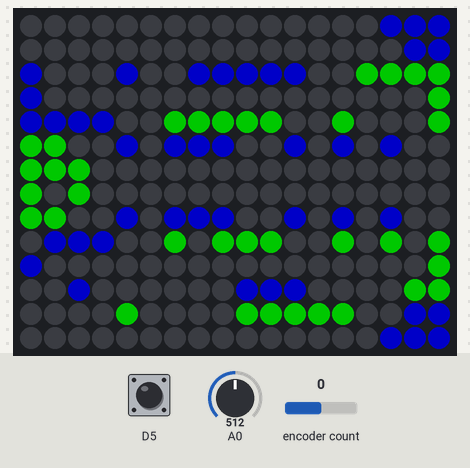
The sketch below on a simulated ESP8266 (NodeMCU). Parts: 18×14 RGB LED matrix (first LED top left, wired row by row). The test bench sets the inputs (shaded band); at power-on: encoder count 0, D5 HIGH, A0 = 512. Dim RGB values are drawn brighter than linear; WiFi joins after 1.5 s; servers stay silent unless stated; network time is answered at once with the bench clock; the local clock reads 2024-03-15 10:24:30 at power-on unless the sketch sets it.

Above: at 2.7 s.
2.8 s: encoder count set to 1
At 4.0 s:
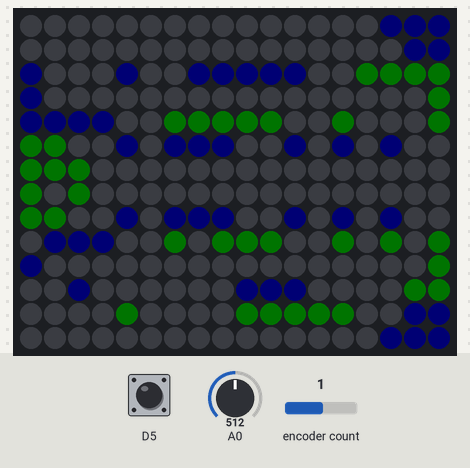
4.3 s: encoder count set to 2
5.9 s: encoder count set to 3
At 30.9 s:
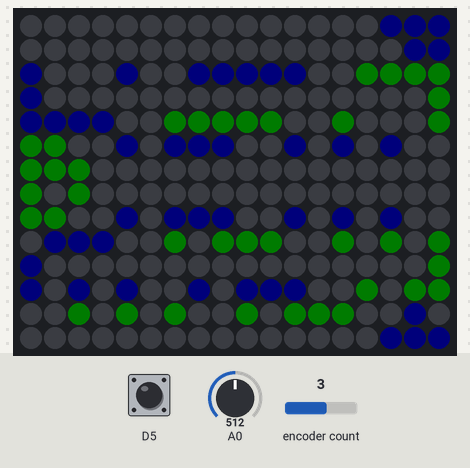
Timing chart, 0 to 31.5 s (numbered marks = the images above; inputs shaded):
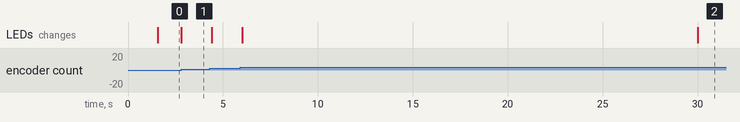

Measured:
- after the input at 2.8 s, the LEDs: change at once (image 1)

The sketch:

wifi_clock.ino
```cpp
/*
 * Скетч к проекту "WI-FI часы"
 * Исходники на Github https://github.com/DanilChugaev/wifi_clock
 * Автор проекта Данил Чугаев
 */

// ============= НАСТРОЙКИ =============
// -------- ВРЕМЯ -------
#define GMT 7                                 // текущий часовой пояс (Красноярск 7)
#define TIME_SHIFT -4                         // смещение времени, относительно текущего (Красноярск 7 - 4 = Москва)
#define NTP_ADDRESS  "europe.pool.ntp.org"    // сервер времени
#define NTP_INTERVAL 60 * 60 * 1000           // обновление времени с сервера (1 час)
#define DISPLAY_INTERVAL 200                 // обновление времени на дисплее (0.2 секунды)

// -------- Менеджер WiFi ---------
#define AC_SSID "TP-Link_BCEB"
#define AC_PASS "21285967"
#define AP_PORT 8899

// -------- МАТРИЦА ---------
#define BRIGHTNESS 5         // стандартная маскимальная яркость (0-255)
#define CURRENT_LIMIT 2000    // лимит по току в миллиамперах, автоматически управляет яркостью

#define COLOR_ORDER GRB       // порядок цветов на ленте

#define WIDTH 18              // ширина матрицы
#define HEIGHT 14             // высота матрицы

#define NUM_LEDS WIDTH * HEIGHT
#define LED_PIN D4            // пин ленты
// ---------------- БИБЛИОТЕКИ -----------------
#include "microDS3231.h"  // https://alexgyver.ru/microlibs/ + https://github.com/AlexGyver/GyverLibs/tree/master/microDS3231
#include <WiFiManager.h>  // https://github.com/tzapu/WiFiManager/tree/0.16.0
#include <WiFiUdp.h>
#include <NTPClient.h>
#include <FastLED.h>      // https://github.com/FastLED/FastLED
#include <EncButton2.h>   // https://github.com/GyverLibs/EncButton

#include "timer.h"
#include "clock.h"

// ------------------- ТИПЫ --------------------
CRGB leds[NUM_LEDS];
WiFiManager wifiManager;
WiFiUDP Udp;
WiFiUDP ntpUDP;
NTPClient timeClient(ntpUDP, NTP_ADDRESS, GMT * 3600, NTP_INTERVAL);

timer refreshTimeTimer(NTP_INTERVAL);
timer refreshLEDTimer(DISPLAY_INTERVAL);

MegaClock nskClock(leds, 1, 8, 0, CRGB(0, 255, 0));
MegaClock mskClock(leds, 1, 1, TIME_SHIFT, CRGB(0, 0, 255));

EncButton2<EB_ENCBTN> enc(INPUT, D7, D6, D5); // https://github.com/GyverLibs/EncButton/blob/main/examples/EncButton2/EncButton2.ino

// ----------------- ПЕРЕМЕННЫЕ ----------------
String clock_ip = "";
unsigned int localPort = AP_PORT;
unsigned int brightness = 2;  // яркость светодиодов
unsigned int smoothing = 50; // делим на это число, чтобы сгладить колебания итоговой яркости с датчика
unsigned int increase = 10;   // на это число умножаем сглаженное значение яркости, чтобы выровнять до нормальных значений яркости светодиодов
byte hrs, mins, secs;
byte days;

// для обновления времени в rtc
DateTime rtcNow;

unsigned int encoderValue = 0;

void setup() {
  Serial.begin(115200);

  initialLED();
  connectToWiFi();

//  Serial.printf("UDP server on port %d\n", localPort);
  Udp.begin(localPort);

  timeClient.begin();
  updateDateTime();
}

void loop() {
  enc.tick();

  if (enc.left()) {
    if (encoderValue >= 1 && encoderValue <= 20) {
      encoderValue = encoderValue - 1;
    }

    if (encoderValue >= 25) {
      encoderValue = encoderValue - 5;
    }
  }

  if (enc.right()) {
    if (encoderValue >= 0 && encoderValue <= 20) {
      encoderValue = encoderValue + 1;
    }

    if (encoderValue > 20) {
      encoderValue = encoderValue + 5;
    }
  }

  /**
   * Обновляем время с сервера у модуля часов,
   * когда пройдет NTP_INTERVAL, с момента последнего обновления
   */
  if (refreshTimeTimer.isReady()) {
    updateDateTime();
  }

  /**
   * Обновляем дисплей,
   * когда пройдет DISPLAY_INTERVAL, с момента последнего обновления
   */
  if (refreshLEDTimer.isReady()) {
    FastLED.clear();

    nskClock.update();
    mskClock.update();
    updateBrightness();

    FastLED.show();
  }
}
```

clock.h
```cpp
#include "digit.h"
MicroDS3231 rtc;

/** Класс вывода часов на дисплее */
class MegaClock
{
  public:
    MegaClock(CRGB *leds, uint8_t x, uint8_t y, int8_t time_shift, CRGB color);
    void update();

  private:
    uint8_t _width;
    uint8_t _height;
    uint8_t _minutePosition;
    uint8_t _nextNumberPosition;
    String _str;  // выделяем место под число в строке
    uint8_t _x = 0;
    uint8_t _y = 0;
    int8_t _time_shift;
    CRGB _color;
    DateTime _nowDateTime;
    void _createNumber(int8_t number, uint8_t x, uint8_t y);
    void _getTimeFromRTC(int8_t time_shift);
    MegaDigit *_digit;
};

/**
 * Конструктор clock
 *
 * @param {uint8_t} x - положение пикселя по оси x
 * @param {uint8_t} y - положение пикселя по оси y
 * @param {int8_t} time_shift - смещение часового пояса
 * @param {CRGB} color - цвет пикселя
 */
MegaClock::MegaClock(CRGB *leds, uint8_t x, uint8_t y, int8_t time_shift, CRGB color) {
  _x = x;
  _y = y;
  _time_shift = time_shift;
  _color = color;
  _width = 3;       // ширина цифры
  _height = 5;      // высота цифры
  _minutePosition = (_width * 2) + 3;   // позиция минут относительно часов
  _nextNumberPosition = _width + 1;     // позиция рядом стоящей цыфры

  // объявляем объект класса MegaDigit
  _digit = new MegaDigit(leds, _width, _height, _color);
}

/** Обновляет состояние часов */
void MegaClock::update() {
  _getTimeFromRTC(_time_shift);
//  Serial.print(_nowDateTime.hour);
//  Serial.print("---");
//  Serial.println(_nowDateTime.minute);

  _createNumber(_nowDateTime.hour, _x, _y);
  _createNumber(_nowDateTime.minute, _x + _minutePosition, _y);
}

void MegaClock::_createNumber(int8_t number, uint8_t x, uint8_t y) {
  _str = String(number);

  if (_str.length() == 2) {
    _digit->create(_str.substring(0, 1).toInt(), x, y);
    _digit->create(_str.substring(1, 2).toInt(), x + _nextNumberPosition, y);
  } else {
    _digit->create(0, x, y);
    _digit->create(_str.substring(0, 1).toInt(), x + _nextNumberPosition, y);
  }
}

/*
 * Получает время из модуля часов и учитывает смещение часового пояса
 *
 * @global_class rtc
 * @global_class DateTime
 *
 * @param {int8_t} time_shift - смещение часового пояса
 *
 * @return {DateTime}
 */
void MegaClock::_getTimeFromRTC(int8_t time_shift = 0) {
  _nowDateTime = rtc.getTime();

  _nowDateTime.hour += time_shift;
}
```

digit.h
```cpp
class MegaDigit
{
  public:
    MegaDigit(CRGB *leds, uint8_t width, uint8_t height, CRGB color);
    void create(int n, uint8_t x, uint8_t y);

  private:
    CRGB *_leds;
    uint8_t _width;
    uint8_t _height;
    uint8_t _widthMinusOne;
    uint8_t _heightMinusOne;
    uint8_t _widthMinusOneHalf;
    uint8_t _heightMinusOneHalf;
    uint8_t _heightHalf;
    CRGB _color;
    void _createHorizontalLine(uint8_t x, uint8_t y);
    void _createVerticallLine(uint8_t x, uint8_t y, uint8_t customHeight);
    uint16_t _getPosition(uint8_t x, uint8_t y);
    void _createZero(uint8_t x, uint8_t y);
    void _createOne(uint8_t x, uint8_t y);
    void _createTwo(uint8_t x, uint8_t y);
    void _createThree(uint8_t x, uint8_t y);
    void _createFour(uint8_t x, uint8_t y);
    void _createFive(uint8_t x, uint8_t y);
    void _createSix(uint8_t x, uint8_t y);
    void _createSeven(uint8_t x, uint8_t y);
    void _createEight(uint8_t x, uint8_t y);
    void _createNine(uint8_t x, uint8_t y);
};

MegaDigit::MegaDigit(CRGB *leds, uint8_t width, uint8_t height, CRGB color) {
  _leds = leds;
  _width = width;
  _height = height;
  _color = color;

  _widthMinusOne = _width - 1;
  _heightMinusOne = _height - 1;
  _widthMinusOneHalf = _widthMinusOne / 2;
  _heightMinusOneHalf = _heightMinusOne / 2;
  _heightHalf = _heightMinusOneHalf + 1;
}

/**
 * Create digit from number
 *
 * @param {uint8_t} n - цифра
 * @param {uint8_t} x - положение пикселя по оси x
 * @param {uint8_t} y - положение пикселя по оси y
 *
 * @return {void}
 */
void MegaDigit::create(int n, uint8_t x, uint8_t y) {
  switch(n) {
    case 0:
      _createZero(x, y);
      break;

    case 1:
      _createOne(x, y);
      break;

    case 2:
      _createTwo(x, y);
      break;

    case 3:
      _createThree(x, y);
      break;

    case 4:
      _createFour(x, y);
      break;

    case 5:
      _createFive(x, y);
      break;

    case 6:
      _createSix(x, y);
      break;

    case 7:
      _createSeven(x, y);
      break;

    case 8:
      _createEight(x, y);
      break;

    case 9:
      _createNine(x, y);
      break;

//    default:
//      _createZero(x, y);
//      break;
  }
}

/**
 * Create number `0`
 *
 * @param {uint8_tuint8_t} x - положение пикселя по оси x
 * @param {uint8_tuint8_t} y - положение пикселя по оси y
 *
 * @return {void}
 */
void MegaDigit::_createZero(uint8_t x, uint8_t y) {
  _createHorizontalLine(x, y + _heightMinusOne);
  _createVerticallLine(x + _widthMinusOne, y, _height);

  _createHorizontalLine(x, y);
  _createVerticallLine(x, y, _height);
}

/**
 * Create number `1`
 *
 * @param {uint8_tuint8_t} x - положение пикселя по оси x
 * @param {uint8_tuint8_t} y - положение пикселя по оси y
 *
 * @return {void}
 */
void MegaDigit::_createOne(uint8_t x, uint8_t y) {
  _createVerticallLine(x + _widthMinusOne, y, _height);
}

/**
 * Create number `2`
 *
 * @param {uint8_tuint8_t} x - положение пикселя по оси x
 * @param {uint8_tuint8_t} y - положение пикселя по оси y
 *
 * @return {void}
 */
void MegaDigit::_createTwo(uint8_t x, uint8_t y) {
  _createHorizontalLine(x, y + _heightMinusOne);

  _createVerticallLine(x + _widthMinusOne, y + _heightMinusOneHalf, _heightMinusOneHalf);

  _createHorizontalLine(x, y + _heightMinusOneHalf);

  _createVerticallLine(x, y, _heightMinusOneHalf);

  _createHorizontalLine(x, y);
}

/**
 * Create number `3`
 *
 * @param {uint8_tuint8_t} x - положение пикселя по оси x
 * @param {uint8_tuint8_t} y - положение пикселя по оси y
 *
 * @return {void}
 */
void MegaDigit::_createThree(uint8_t x, uint8_t y) {
  _createHorizontalLine(x, y + _heightMinusOne);

  _createHorizontalLine(x, y + _heightMinusOneHalf);

  _createHorizontalLine(x, y);

  _createVerticallLine(x + _widthMinusOne, y, _height);
}

/**
 * Create number `4`
 *
 * @param {uint8_tuint8_t} x - положение пикселя по оси x
 * @param {uint8_tuint8_t} y - положение пикселя по оси y
 *
 * @return {void}
 */
void MegaDigit::_createFour(uint8_t x, uint8_t y) {
  _createVerticallLine(x, y + _heightMinusOneHalf, _heightHalf);

  _createHorizontalLine(x, y + _heightMinusOneHalf);

  _createVerticallLine(x + _widthMinusOne, y, _height);
}

/**
 * Create number `5`
 *
 * @param {uint8_tuint8_t} x - положение пикселя по оси x
 * @param {uint8_tuint8_t} y - положение пикселя по оси y
 *
 * @return {void}
 */
void MegaDigit::_createFive(uint8_t x, uint8_t y) {
  _createHorizontalLine(x, y + _heightMinusOne);  // верхняя линия

  _createVerticallLine(x, y + _heightMinusOneHalf, _heightHalf);  // левая линия

  _createHorizontalLine(x, y + _heightMinusOneHalf);  // средняя линия

  _createVerticallLine(x + _widthMinusOne, y, _heightMinusOneHalf); // правая линия

  _createHorizontalLine(x, y);;  // нижняя линия
}

/**
 * Create number `6`
 *
 * @param {uint8_tuint8_t} x - положение пикселя по оси x
 * @param {uint8_tuint8_t} y - положение пикселя по оси y
 *
 * @return {void}
 */
void MegaDigit::_createSix(uint8_t x, uint8_t y) {
  _createHorizontalLine(x, y + _heightMinusOne);  // верхняя линия

  _createVerticallLine(x, y, _height);  // левая линия

  _createHorizontalLine(x, y + _heightMinusOneHalf);  // средняя линия

  _createVerticallLine(x + _widthMinusOne, y, _heightMinusOneHalf); // правая линия

  _createHorizontalLine(x, y);;  // нижняя линия
}

/**
 * Create number `7`
 *
 * @param {uint8_tuint8_t} x - положение пикселя по оси x
 * @param {uint8_tuint8_t} y - положение пикселя по оси y
 *
 * @return {void}
 */
void MegaDigit::_createSeven(uint8_t x, uint8_t y) {
  _createHorizontalLine(x, y + _heightMinusOne);  // верхняя линия

  _createVerticallLine(x + _widthMinusOne, y, _height); // правая линия
}

/**
 * Create number `8`
 *
 * @param {uint8_tuint8_t} x - положение пикселя по оси x
 * @param {uint8_tuint8_t} y - положение пикселя по оси y
 *
 * @return {void}
 */
void MegaDigit::_createEight(uint8_t x, uint8_t y) {
  _createHorizontalLine(x, y + _heightMinusOne);  // верхняя линия
  _createVerticallLine(x + _widthMinusOne, y, _height); // правая линия

  _createHorizontalLine(x, y + _heightMinusOneHalf);  // средняя линия

  _createHorizontalLine(x, y);  // нижняя линия
  _createVerticallLine(x, y, _height);  // левая линия
}

/**
 * Create number `9`
 *
 * @param {uint8_tuint8_t} x - положение пикселя по оси x
 * @param {uint8_tuint8_t} y - положение пикселя по оси y
 *
 * @return {void}
 */
void MegaDigit::_createNine(uint8_t x, uint8_t y) {
  _createHorizontalLine(x, y + _heightMinusOne);  // верхняя линия
  _createVerticallLine(x + _widthMinusOne, y, _height); // правая линия

  _createHorizontalLine(x, y + _heightMinusOneHalf);  // средняя линия

  _createHorizontalLine(x, y);  // нижняя линия
  _createVerticallLine(x, y + _heightMinusOneHalf, _heightMinusOneHalf);  // левая линия
}

/**
 * Create horizontal line
 *
 * @param {uint8_tuint8_t} x - положение пикселя по оси x
 * @param {uint8_tuint8_t} y - положение пикселя по оси y
 *
 * @return {void}
 */
void MegaDigit::_createHorizontalLine(uint8_t x, uint8_t y) {
  for (int i = 0; i < _width; i++) {
    _leds[_getPosition(x + i, y)] = _color;
  }
}

/**
 * Create vertical line
 *
 * @param {uint8_tuint8_t} x - положение пикселя по оси x
 * @param {uint8_tuint8_t} y - положение пикселя по оси y
 *
 * @return {void}
 */
void MegaDigit::_createVerticallLine(uint8_t x, uint8_t y, uint8_t customHeight) {
  for (int i = 0; i < customHeight; i++) {
    _leds[_getPosition(x, y + i)] = _color;
  }
}

/*
 * Возвращает местоположение светодиода по указанным координатам
 * Счет идет слева снизу - вправо вверх
 *
 * @param {int8_t} x - позиция по оси `x`
 * @param {int8_t} y - позиция по оси `y`
 *
 * @return {uint16_t}
 */
uint16_t MegaDigit::_getPosition(uint8_t x, uint8_t y) {
  return x % 2 != 0 ? x * HEIGHT + y : x * HEIGHT + (HEIGHT - 1) - y;
}
```

helpers.ino
```cpp
/*
 * Просто коннектится к вай-фаю
 *
 * @global_var clock_ip
 * @global_var AC_SSID
 * @global_var AC_PASS
 *
 * @global_class wifiManager
 * @global_class WiFi
 *
 * @return {void}
 */
void connectToWiFi() {
  wifiManager.setDebugOutput(true);

  wifiManager.autoConnect(AC_SSID, AC_PASS);
  clock_ip = WiFi.localIP().toString();
}

/*
 * Возвращает местоположение светодиода по указанным координатам
 * Нечетные полосы (начиная от 0 светодиода) идут вниз
 * Четные идут вверх
 *
 * @global_var HEIGHT
 *
 * @param {int8_t} x - позиция по оси `x`
 * @param {int8_t} y - позиция по оси `y`
 *
 * @return {uint16_t}
 */
uint16_t getPosition(int8_t x, int8_t y) {
  return x % 2 != 0 ? x * HEIGHT + y : x * HEIGHT + (HEIGHT - 1) - y;
}

/*
 * Получает значение с датчика освещенности
 *
 * @global_var A0
 *
 * @global_func analogRead
 *
 * @return {unsigned int}
 */
unsigned int getBrightness() {
  return analogRead(A0);
}

/*
 * Инициализирует ленту
 *
 * @global_var WS2812B
 * @global_var LED_PIN
 * @global_var COLOR_ORDER
 * @global_var leds
 * @global_var NUM_LEDS

 * @global_var CURRENT_LIMIT
 *
 * @global_class FastLED
 *
 * @return {void}
 */
void initialLED() {
  FastLED.addLeds<WS2812B, LED_PIN, COLOR_ORDER>(leds, NUM_LEDS);
  updateBrightness();

  if (CURRENT_LIMIT > 0) FastLED.setMaxPowerInVoltsAndMilliamps(5, CURRENT_LIMIT);

  FastLED.show();
}

/*
 * Обновляет яркость светодиодов
 *
 * @global_var brightness
 */
void updateBrightness() {
  if (encoderValue == 0) {
    brightness = int(round(getBrightness() / smoothing)) * increase;
//    Serial.println(brightness);
  } else {
    brightness = encoderValue;
  }

  brightness = brightness == 0 ? 5 : brightness;

  FastLED.setBrightness(brightness);
}

/*
 * Обновляет время из интернета
 * Формат передачи в setTime - SEC, MIN, HOUR, DAY, MONTH, YEAR
 *
 * @global_var WL_CONNECTED
 *
 * @global_class rtc
 * @global_class DateTime
 * @global_class WiFi
 * @global_class timeClient
 *
 * @return {void}
 */
void updateDateTime() {
  if (WiFi.status() == WL_CONNECTED) {
    if (timeClient.update()) {
      hrs = timeClient.getHours();
      mins = timeClient.getMinutes();
      secs = timeClient.getSeconds();
      days = timeClient.getDay();

      rtcNow = rtc.getTime();

      rtc.setTime(secs, mins, hrs, rtcNow.date, rtcNow.month, rtcNow.year); // установка даты и времени вручную
    }
  }
}
```

timer.h
```cpp
// взято отсюда https://github.com/AlexGyver/GyverLamp/https://github.com/AlexGyver/GyverLamp/

class timer
{
  public:
    timer(uint32_t interval);				// объявление таймера с указанием интервала
    void setInterval(uint32_t interval);	// установка интервала работы таймера
    boolean isReady();						// возвращает true, когда пришло время. Сбрасывается в false сам (AUTO) или вручную (MANUAL)
    void reset();							// ручной сброс таймера на установленный интервал

  private:
    uint32_t _timer = 0;
    uint32_t _interval = 0;
};

timer::timer(uint32_t interval) {
  _interval = interval;
  _timer = millis();
}

void timer::setInterval(uint32_t interval) {
  _interval = (interval == 0) ? 1 : interval;    // защита от ввода 0
}

boolean timer::isReady() {
  uint32_t thisMls = millis();

  if (thisMls - _timer >= _interval) {
    do {
      _timer += _interval;

      if (_timer < _interval) break;          // переполнение uint32_t
    } while (_timer < thisMls - _interval);  // защита от пропуска шага

    return true;
  } else {
    return false;
  }
}

void timer::reset() {
  _timer = millis();
}
```
